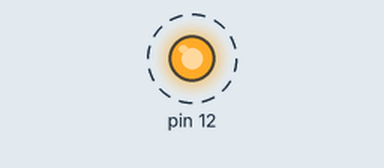
A sketch run on a simulated Arduino Uno, built with avr-gcc and run on an emulated ATmega328P. Shown: output pins drawn as LEDs (lit = HIGH). Dashed ring = blinking. What the sketch prints to the serial monitor is not drawn.

Above: at 0.05 s.
Timing chart, 0 to 3.0 s (numbered marks = the images above):
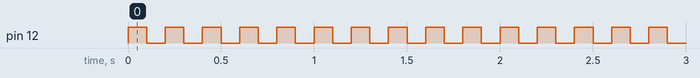

The sketch:

main.ino
```cpp
#include <avr/io.h>
#include <Arduino.h>

#define _DEBUG

#ifdef _DEBUG
  #define DEBUG_PRINT(txt) Serial.print(txt);
  #define DEBUG_PRINTLN(txt) Serial.println(txt);
  #define DEBUG_VALUE(txt,val) Serial.print(txt); Serial.print(": "); Serial.println(val)
  #define DEBUG_BIN(txt,val) Serial.print(txt); Serial.print(": 0b"); Serial.println(val,BIN);
#else
  #define DEBUG_PRINT(txt)
  #define DEBUG_PRINTLN(txt)
  #define DEBUG_VALUE(txt,val)
#endif

#define SERIAL_BAUDRATE 9600

#define bit_set(byte,bit)             (byte |= _BV(bit))
#define bit_clear(byte,bit)           (byte &= ~_BV(bit))
#define bit_toggle(byte,bit)          (byte ^= _BV(bit))

void setup() {

  Serial.begin(SERIAL_BAUDRATE);

  bit_set(DDRB,PB4);
  DEBUG_BIN("DDRB",DDRB);
}

void loop() {
  bit_set(PORTB,PB4); // binary one, aka. LED on
  delay(100);
  bit_toggle(PORTB,PB4);
  delay(100);
}
```

Measured:
- by itself, pin 12: alternates HIGH for 0.10 s and LOW for 0.10 s
